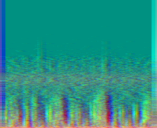
#> input picture data/original_png/train/Healthy/102_1b1_Ar_sc_Meditron_seg02.png, 157 x 128 px
$ python augment_dataset.py
#> lines starting #> are read from the running program, lines starting #| are printed output that depends on the picture
"""
augment_dataset.py -- Offline Data Augmentation (SpecAugment)

Applies class-specific multipliers to the training dataset to resolve
class imbalance. Generates new synthetic samples using SpecAugment
(Time and Frequency masking) on the Mel-spectrogram PNGs.

Validation and Test sets are copied EXACTLY as-is to prevent data leakage.
"""

import os
import shutil
import random
import numpy as np
from PIL import Image, ImageEnhance

SRC_DIR = os.path.join('data', 'original_png')
DST_DIR = os.path.join('data', 'augmented_png')

TARGET_CLASSES = ['Healthy', 'Pneumonia', 'URTI', 'Bronchiectasis']

# Multipliers: (1 means just keep the original, 2 means 1 original + 1 augmented, etc.)
CLASS_MULTIPLIERS = {
    'Healthy': 2,
    'Pneumonia': 2,
    'URTI': 3,
    'Bronchiectasis': 10
}

def apply_spec_augment(image, max_time_mask=30, max_freq_mask=30):
    """Applies SpecAugment-style masking to a PIL image."""
    img_arr = np.array(image)
    h, w, c = img_arr.shape

    aug_arr = img_arr.copy()

    # 1. Frequency Masking (Horizontal blocks)
    if random.random() > 0.3:
        f = random.randint(5, max_freq_mask)
        f0 = random.randint(0, h - f)
        aug_arr[f0:f0+f, :, :] = 0  # Blackout

    # 2. Time Masking (Vertical blocks)
    if random.random() > 0.3:
        t = random.randint(5, max_time_mask)
        t0 = random.randint(0, w - t)
        aug_arr[:, t0:t0+t, :] = 0  # Blackout

    aug_img = Image.fromarray(aug_arr)

    # 3. Brightness/Contrast Jitter
    if random.random() > 0.5:
        enhancer = ImageEnhance.Brightness(aug_img)
        aug_img = enhancer.enhance(random.uniform(0.7, 1.3))

    return aug_img


def process_train_set():
    src_train = os.path.join(SRC_DIR, 'train')
    dst_train = os.path.join(DST_DIR, 'train')
    os.makedirs(dst_train, exist_ok=True)

    print("\n[1/3] Augmenting Training Set...")

    for cls in TARGET_CLASSES:
        src_cls_dir = os.path.join(src_train, cls)
        dst_cls_dir = os.path.join(dst_train, cls)
        os.makedirs(dst_cls_dir, exist_ok=True)

        if not os.path.exists(src_cls_dir):
            continue

        files = [f for f in os.listdir(src_cls_dir) if f.lower().endswith('.png')]
        multiplier = CLASS_MULTIPLIERS.get(cls, 1)

        print(f"  -> {cls:<15}: {len(files)} originals | Multiplier: x{multiplier} | Target: ~{len(files)*multiplier}")

        for file in files:
            src_path = os.path.join(src_cls_dir, file)

            # 1. Copy the original unaltered
            dst_path_orig = os.path.join(dst_cls_dir, file)
            shutil.copy2(src_path, dst_path_orig)

            # 2. Generate (multiplier - 1) augmented copies
            try:
                with Image.open(src_path) as img:
#> img is the input picture: PIL image 157x128 RGB; mean R, G, B 40.3, 145.4, 131.8
                    img = img.convert('RGB')
                    for i in range(1, multiplier):
                        aug_img = apply_spec_augment(img)
                        base, ext = os.path.splitext(file)
                        aug_filename = f"{base}_aug_{i}{ext}"
                        aug_path = os.path.join(dst_cls_dir, aug_filename)
                        aug_img.save(aug_path)
#> this loop made 1 pass
#> pass 1, in apply_spec_augment, `aug_img = Image.fromarray(aug_arr)`:
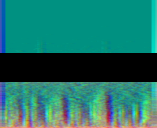
#> aug_img: PIL image 157x128 RGB; mean R, G, B 32.2, 112.5, 101.9
            except Exception as e:
                print(f"     Error processing {file}: {e}")

def copy_unaltered_set(split_name):
    print(f"[{'2' if split_name=='validation' else '3'}/3] Copying {split_name.capitalize()} Set UNALTERED...")
    src_split = os.path.join(SRC_DIR, split_name)
    dst_split = os.path.join(DST_DIR, split_name)

    if os.path.exists(dst_split):
        shutil.rmtree(dst_split)

    shutil.copytree(src_split, dst_split)
    print(f"  -> Successfully copied {split_name} (NO augmentation applied to prevent leakage).")


def main():
    print("=" * 60)
    print("  PHASE 2: OFFLINE DATA AUGMENTATION (SpecAugment)")
    print("=" * 60)

    if not os.path.exists(SRC_DIR):
        print(f"Error: Source directory {SRC_DIR} not found.")
        return

    process_train_set()
    copy_unaltered_set('validation')
    copy_unaltered_set('test')

    print("\n=" * 60)
    print("  AUGMENTATION COMPLETE")
    print(f"  New Dataset Location: {DST_DIR}")
    print("=" * 60)


if __name__ == '__main__':
    main()
